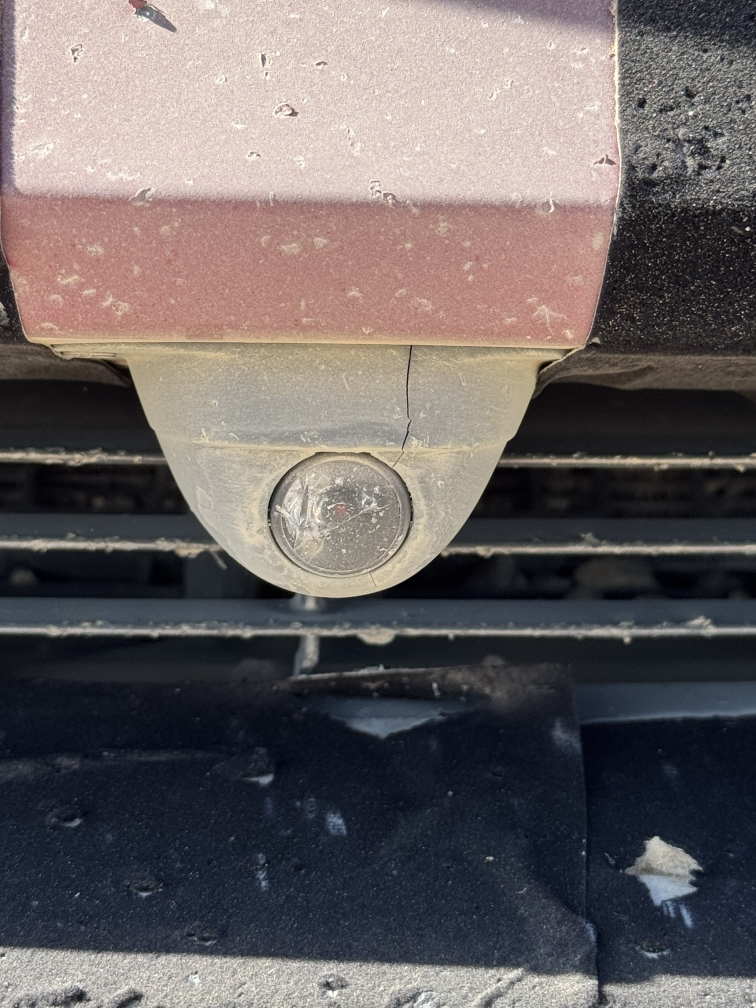
#> input picture images/photo1.png, 3024 x 4032 px (shown at 1/4 size)
$ python highlight_ratio.py images/photo1.png
#> lines starting #> are read from the running program, lines starting #| are printed output that depends on the picture; after the words box and inside, x2 and y2 are one past the last pixel; in counts of white or black regions, pixels touching at a corner belong together
import argparse
import cv2
import numpy as np
import os
import matplotlib.pyplot as plt

# --------------------------
# Args
# --------------------------
parser = argparse.ArgumentParser(
    description="Compute highlight-pixel ratio inside a user-selected ROI (thresholding + interactive ROI)"
)
parser.add_argument("image", type=str, help="Path to input image")
parser.add_argument("--thresh", type=int, default=200, help="Threshold value (default: 200)")
parser.add_argument("--invert", action="store_true", help="If set, count dark pixels (<= thresh) instead of bright ones")
parser.add_argument("--init-width", type=int, default=1200, help="Initial window width (default: 1200)")
parser.add_argument("--init-height", type=int, default=800, help="Initial window height (default: 800)")
args = parser.parse_args()

# --------------------------
# Load image & preprocess
# --------------------------
img = cv2.imread(args.image, cv2.IMREAD_COLOR)
#> img is the input picture: shape (4032, 3024, 3); mean B, G, R 99, 98.8, 105.8
if img is None:
    raise SystemExit(f"Failed to read image: {args.image}")
h, w = img.shape[:2]
#> h = 4032; w = 3024
gray = cv2.cvtColor(img, cv2.COLOR_BGR2GRAY)
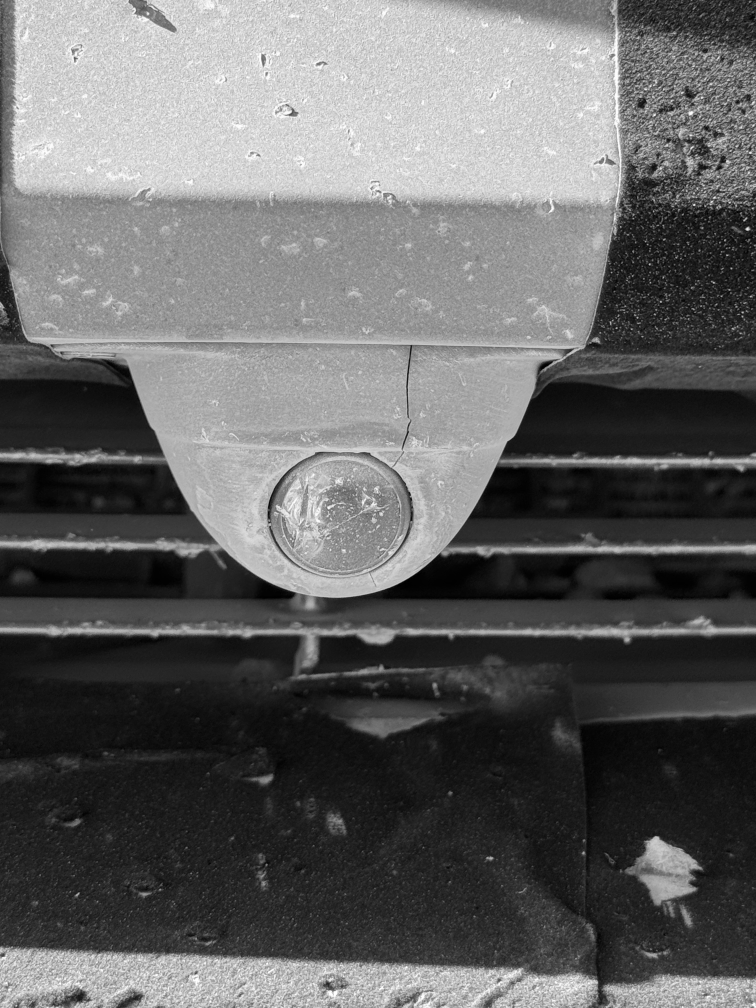
#> gray: shape (4032, 3024) (shown at 1/4 size); min 0, max 255, mean 101

# Thresholding (binary mask in image coordinates)
# > thresh => 255 (bright), else 0; if invert, <= thresh => 255
if args.invert:
    _, bin_img = cv2.threshold(gray, args.thresh, 255, cv2.THRESH_BINARY_INV)
else:
    _, bin_img = cv2.threshold(gray, args.thresh, 255, cv2.THRESH_BINARY)
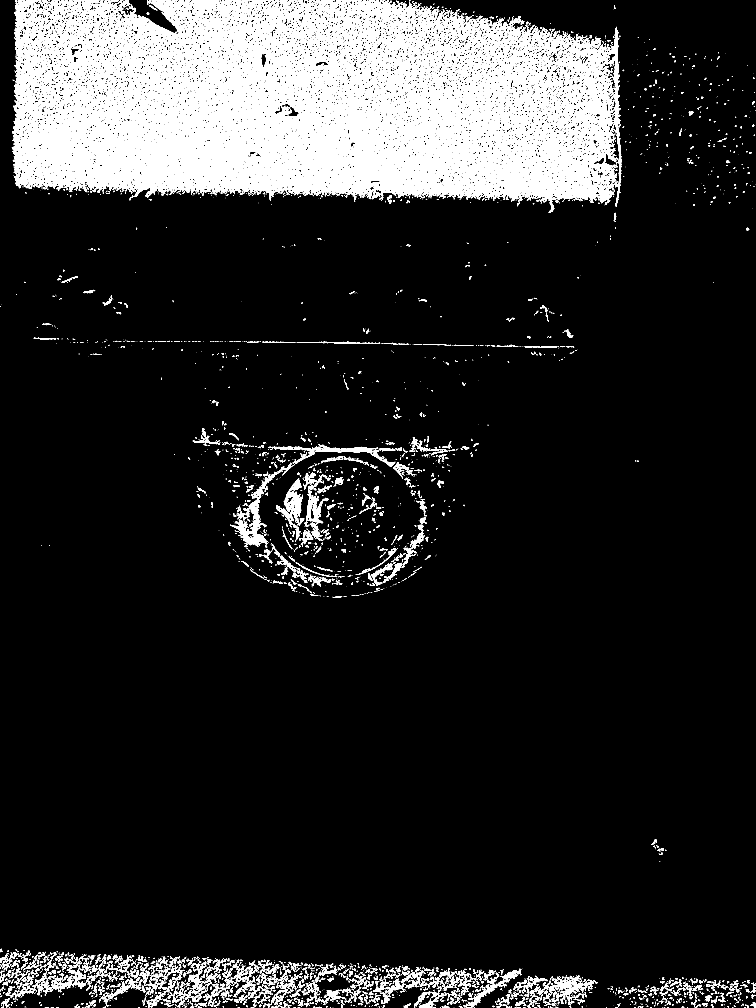
#> bin_img: shape (4032, 3024) (shown at 1/4 size); 13.2% white; 3924 white regions (2345 under 20 px), largest, box (x1, y1, x2, y2) and area: (47, 0, 2488, 852) 1381423, (1104, 1914, 1217, 2102) 6964, (1095, 1776, 1581, 1867) 6511

# --------------------------
# Window & view management
# --------------------------
WIN = "ROI (m: mode, wheel: zoom, middle/right drag: pan, Enter: done, r: reset, z: undo, q: quit)"
# Allow manual resizing, keep aspect if possible (behavior depends on backend)
cv2.namedWindow(WIN, cv2.WINDOW_NORMAL | cv2.WINDOW_KEEPRATIO)  # WINDOW_NORMAL makes the window resizable
cv2.resizeWindow(WIN, args.init_width, args.init_height)       # initial size

# View state (image -> display transform)
scale = min(1.0, min(args.init_width / w, args.init_height / h))  # initial fit
#> scale = 0.198
min_scale, max_scale = 0.1, 10.0
ox, oy = 0.0, 0.0  # top-left offset (in display pixels)
dragging = False
last_mouse = (0, 0)

# ROI state
roi_mode = "poly"   # 'poly' or 'rect'
points_img = []     # polygon points in image coordinates
rect_start_img = None
rect_end_img = None
rect_dragging = False

# -------------- Helpers: coordinate transforms --------------
# [30 lines left out: functions show_fit, disp_to_img, img_to_disp, not called in this run]

def clamp(v, lo, hi):
    return lo if v < lo else hi if v > hi else v

def fit_center(view_w, view_h):
    """Center the image in the view for current scale."""
#> called with view_w = 200, view_h = 200
    global ox, oy
    scaled_w = w * scale
#> scaled_w = 600
    scaled_h = h * scale
#> scaled_h = 800
    ox = (view_w - scaled_w) * 0.5
#> ox = -200
    oy = (view_h - scaled_h) * 0.5
#> oy = -300

# -------------- Helpers: window size (best-effort) --------------
def get_view_size():
    """
    Try to query the current drawable image area inside the window.
    Fallback to the initial size if backend doesn't support it.
    """
    try:
        # getWindowImageRect returns (x, y, width, height)
        # Available in HighGUI (Qt/Win32) backends on most builds.
        _, _, ww, hh = cv2.getWindowImageRect(WIN)  # may raise if not available
        return max(200, ww), max(200, hh)
    except Exception:
        return args.init_width, args.init_height

# -------------- Rendering --------------
def render_base(view_w, view_h):
    """
    Return the current display image with the original image scaled & positioned
    according to (scale, ox, oy). This does NOT draw ROI overlays yet.
    """
#> called with view_w = 200, view_h = 200
    canvas = np.zeros((int(view_h), int(view_w), 3), dtype=np.uint8)
    scaled = cv2.resize(img, None, fx=scale, fy=scale, interpolation=cv2.INTER_AREA)
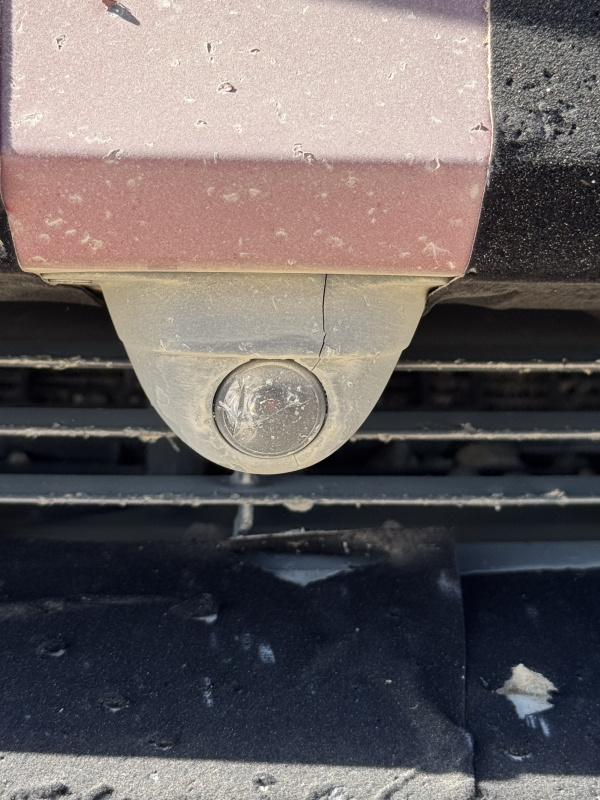
#> scaled: shape (800, 600, 3); mean B, G, R 99, 98.8, 105.8
    Hs, Ws = scaled.shape[:2]
#> Hs = 800; Ws = 600

    # Paste scaled image onto canvas at (ox, oy) with clipping
    x0 = int(round(ox)); y0 = int(round(oy))
#> after `x0 = int(round(ox))`: x0 = -200
#> after `y0 = int(round(oy))`: y0 = -300
    x1 = x0 + Ws; y1 = y0 + Hs
#> after `x1 = x0 + Ws`: x1 = 400
#> after `y1 = y0 + Hs`: y1 = 500

    cx0 = max(0, x0); cy0 = max(0, y0)
#> after `cx0 = max(0, x0)`: cx0 = 0
#> after `cy0 = max(0, y0)`: cy0 = 0
    cx1 = min(view_w, x1); cy1 = min(view_h, y1)
    if cx1 > cx0 and cy1 > cy0:
        sx0 = cx0 - x0; sy0 = cy0 - y0
        sx1 = sx0 + (cx1 - cx0); sy1 = sy0 + (cy1 - cy0)
        canvas[cy0:cy1, cx0:cx1] = scaled[sy0:sy1, sx0:sx1]
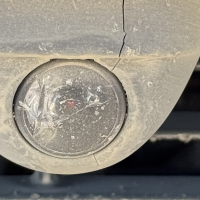
#> canvas: shape (200, 200, 3); mean B, G, R 127.4, 137.7, 142.6
    return canvas

def draw_overlays(disp_img):
    """
    Draw ROI overlays (polygon points/lines or rectangle) onto display image.
    """
    # Draw polygon mode overlays
    if roi_mode == "poly":
        pts_disp = [img_to_disp(p) for p in points_img]
        for i, p in enumerate(pts_disp):
            cv2.circle(disp_img, p, 3, (0, 255, 255), -1)  # vertex
            if i > 0:
                cv2.line(disp_img, pts_disp[i - 1], pts_disp[i], (0, 255, 255), 1)
        if len(pts_disp) >= 3:
            cv2.polylines(disp_img, [np.array(pts_disp, dtype=np.int32)], True, (0, 255, 255), 1)
    else:
        # rectangle mode overlays
        if rect_start_img is not None and rect_end_img is not None:
            p0 = img_to_disp(rect_start_img)
            p1 = img_to_disp(rect_end_img)
            cv2.rectangle(disp_img, p0, p1, (0, 255, 255), 2)
    return disp_img

def draw_hud(disp_img, view_w, view_h):
    """
    Draw heads-up text with instructions and current state.
    """
#> called with view_w = 200, view_h = 200
    mode_txt = f"mode={roi_mode} | thresh={args.thresh} | scale={scale:.2f}x"
    hint_txt = "wheel: zoom | middle/right drag: pan | m: toggle ROI | z: undo | r: reset | Enter: done | q: quit"
    cv2.putText(disp_img, mode_txt, (10, 24), cv2.FONT_HERSHEY_SIMPLEX, 0.7, (20, 220, 20), 2, cv2.LINE_AA)
    cv2.putText(disp_img, hint_txt, (10, view_h - 12), cv2.FONT_HERSHEY_SIMPLEX, 0.55, (220, 220, 220), 1, cv2.LINE_AA)
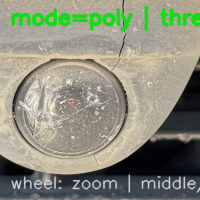
#> disp_img: shape (200, 200, 3); mean B, G, R 124.3, 141.6, 139
    return disp_img

# -------------- Mouse callbacks --------------
# [59 lines left out: function on_mouse, not called in this run]

cv2.setMouseCallback(WIN, on_mouse)

# Fit image to center initially
vw, vh = get_view_size()
fit_center(vw, vh)

# --------------------------
# Main loop
# --------------------------
while True:
    vw, vh = get_view_size()
    disp = render_base(vw, vh)
    disp = draw_overlays(disp)
    disp = draw_hud(disp, vw, vh)
    cv2.imshow(WIN, disp)

    key = cv2.waitKey(15) & 0xFF
#> (key q is pressed here)
    if key == ord('q'):
        cv2.destroyAllWindows()
        raise SystemExit(0)
#> (the program exits here)
